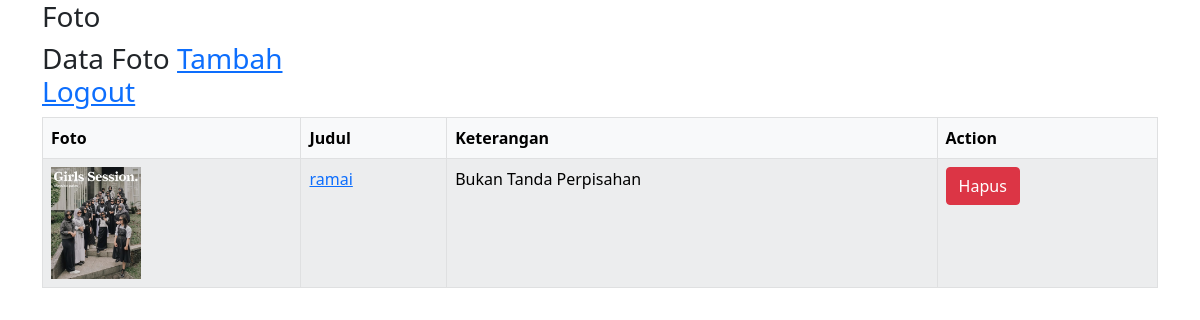
The page /dashboard/ (signed in) on the database its author committed.
### portofolio/models.py (models this page shows)
class Foto(models.Model):
    foto = models.ImageField(upload_to='foto/', null=True)
    tanggal = models.DateTimeField(auto_now_add=True, null=True)
    judul = models.CharField(max_length=50)
    keterangan = models.TextField()
    def __str__(self):
        return self.judul

### portofolio/views.py (the view)
# urls.py: path('dashboard/', dash, name='dash'),
@login_required(login_url=settings.LOGIN_URL)
def dash(req):
    fotos = Foto.objects.all()
    konteks = {
        'fotos' : fotos
    }
    return render(req, 'dash.html', konteks)

### portofolio/templates/dash.html (shortened to what this page needs)
{% extends 'base.html' %}
{% block content %}
<div class="container">
    <h3>Foto</h3>
    <div class="row">
        <div class="col-md-12">
            <h3>
                Data Foto
                <a href="{%url 'tambah-foto' %}">Tambah</a><br>
                <a href="{%url 'keluar' %}">Logout</a>
            </h3>
            <table class="table table-light table-bordered table-hover table-striped">
                <thead>
                    <tr>
                        <th scope="col">Foto</th>
                        <th scope="col">Judul</th>
                        <th scope="col">Keterangan</th>
                        <th scope="col">Action</th>
                    </tr>
                </thead>
                {% for foto in fotos %}
                <tbody>
                    <tr>
                        <td>
                            {% if foto.foto %}
                            <img src="{{ foto.foto.url }}" alt="{{ foto }}" width="90px">
                            {% endif %}
                        </td>
                        <td><a href="{% url 'ubah_foto' foto.id %}">{{ foto }}</a></td>
                        <td>{{ foto.keterangan }}</td>
                        <td>
                             <a href="{% url 'hapus_foto' foto.id %} " class="btn btn-danger">
                                Hapus
                        </td>
                    </tr>
                </tbody>
                {% endfor %}
            </table>
        </div>
    </div>
</div>
{% endblock %}

### rows shown on the page
Foto: foto (picture), judul "ramai", keterangan "Bukan Tanda Perpisahan"
